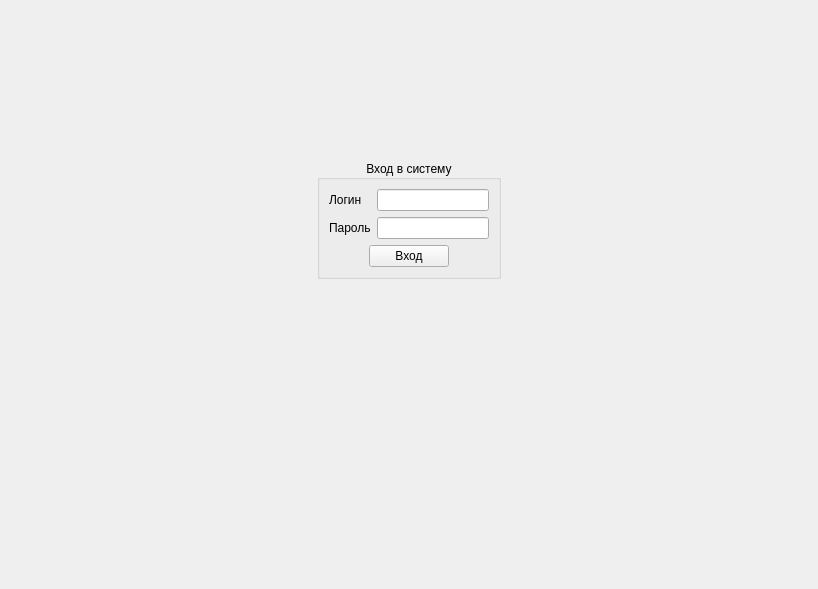
<?xml version="1.0" encoding="UTF-8"?>
<ui version="4.0">
 <class>LoginForm</class>
 <widget class="QWidget" name="LoginForm">
  <property name="geometry">
   <rect>
    <x>0</x>
    <y>0</y>
    <width>818</width>
    <height>589</height>
   </rect>
  </property>
  <property name="windowTitle">
   <string>Form</string>
  </property>
  <layout class="QVBoxLayout" name="verticalLayout_2" stretch="1,0,2">
   <item>
    <spacer name="verticalSpacer">
     <property name="orientation">
      <enum>Qt::Vertical</enum>
     </property>
     <property name="sizeHint" stdset="0">
      <size>
       <width>20</width>
       <height>138</height>
      </size>
     </property>
    </spacer>
   </item>
   <item>
    <layout class="QHBoxLayout" name="horizontalLayout_2" stretch="1,0,1">
     <item>
      <spacer name="horizontalSpacer_3">
       <property name="orientation">
        <enum>Qt::Horizontal</enum>
       </property>
       <property name="sizeHint" stdset="0">
        <size>
         <width>40</width>
         <height>20</height>
        </size>
       </property>
      </spacer>
     </item>
     <item>
      <widget class="QGroupBox" name="groupBox">
       <property name="title">
        <string>Вход в систему</string>
       </property>
       <property name="alignment">
        <set>Qt::AlignCenter</set>
       </property>
       <layout class="QVBoxLayout" name="verticalLayout">
        <item>
         <layout class="QFormLayout" name="formLayout">
          <item row="0" column="0">
           <widget class="QLabel" name="label">
            <property name="text">
             <string>Логин</string>
            </property>
           </widget>
          </item>
          <item row="0" column="1">
           <widget class="QLineEdit" name="line_login"/>
          </item>
          <item row="1" column="0">
           <widget class="QLabel" name="label_2">
            <property name="text">
             <string>Пароль</string>
            </property>
           </widget>
          </item>
          <item row="1" column="1">
           <widget class="QLineEdit" name="line_password">
            <property name="echoMode">
             <enum>QLineEdit::Password</enum>
            </property>
           </widget>
          </item>
         </layout>
        </item>
        <item>
         <layout class="QHBoxLayout" name="horizontalLayout">
          <item>
           <spacer name="horizontalSpacer">
            <property name="orientation">
             <enum>Qt::Horizontal</enum>
            </property>
            <property name="sizeHint" stdset="0">
             <size>
              <width>40</width>
              <height>20</height>
             </size>
            </property>
           </spacer>
          </item>
          <item>
           <widget class="QPushButton" name="btn_enter">
            <property name="text">
             <string>Вход</string>
            </property>
           </widget>
          </item>
          <item>
           <spacer name="horizontalSpacer_2">
            <property name="orientation">
             <enum>Qt::Horizontal</enum>
            </property>
            <property name="sizeHint" stdset="0">
             <size>
              <width>40</width>
              <height>20</height>
             </size>
            </property>
           </spacer>
          </item>
         </layout>
        </item>
       </layout>
      </widget>
     </item>
     <item>
      <spacer name="horizontalSpacer_4">
       <property name="orientation">
        <enum>Qt::Horizontal</enum>
       </property>
       <property name="sizeHint" stdset="0">
        <size>
         <width>40</width>
         <height>20</height>
        </size>
       </property>
      </spacer>
     </item>
    </layout>
   </item>
   <item>
    <spacer name="verticalSpacer_2">
     <property name="orientation">
      <enum>Qt::Vertical</enum>
     </property>
     <property name="sizeHint" stdset="0">
      <size>
       <width>20</width>
       <height>278</height>
      </size>
     </property>
    </spacer>
   </item>
  </layout>
 </widget>
 <resources/>
 <connections/>
</ui>
